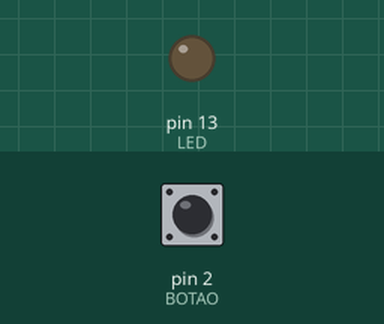
This sketch was run on a simulated Arduino Uno, built with avr-gcc and run on an emulated ATmega328P. On the bench: output pins drawn as LEDs (lit = HIGH). Inputs (shaded band) come from the test bench; at power-on: pin 2 (BOTAO) HIGH.

Above: at 1.2 s.
1.3 s: pin 2 (BOTAO) pulled LOW for 0.15 s
At 1.37 s:
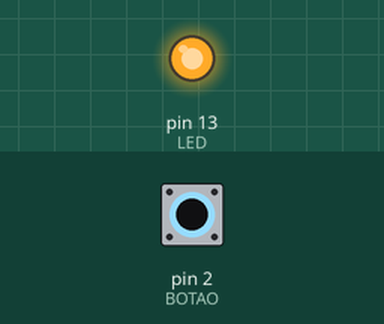
2.9 s: pin 2 (BOTAO) pulled LOW for 3.2 s
At 7.1 s:
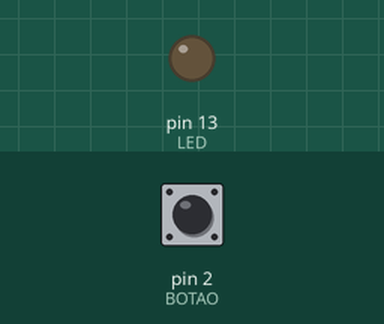
Timing chart, 0 to 8.6 s (numbered marks = the images above; inputs shaded):
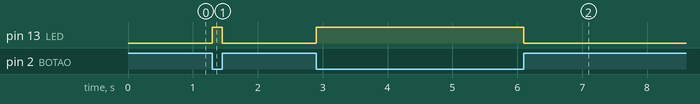

The sketch:

pullup.ino
```cpp
#define BOTAO 2
#define LED 13

void setup() {
  pinMode(BOTAO, INPUT_PULLUP);
  pinMode(LED, OUTPUT);
}

void loop() {
  if(digitalRead(BOTAO) == LOW) {
    digitalWrite(LED, HIGH);
  } else {
    digitalWrite(LED, LOW);
  }
}
```

Measured:
- after the input at 1.3 s, pin 13 (LED): LOW → HIGH at once, → LOW 0.15 s later
- after the input at 2.9 s, pin 13 (LED): LOW → HIGH at once, → LOW 3.2 s later
